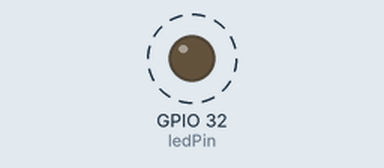
Simulated run of this sketch. Board: ESP32. Shown: output pins drawn as LEDs (lit = HIGH). Dashed ring = blinking. What the sketch prints to the serial monitor is not drawn.

Above: at 0.2 s.
Timing chart, 0 to 3.0 s (numbered marks = the images above):
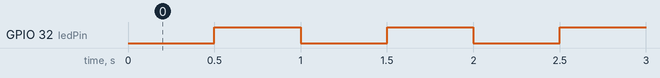

The sketch:

esp32ToPicoUART.ino
```cpp
const int rxPin = 22;    // UART0 rx-pin (connected to RP2040 tx-Pin)
const int txPin = 19;    // UART0 tx-pin (connected to RP2040 rx-Pin)
const int ledPin =  32;  //Blue on-board LED pin (yellow is pin 33)

void setup() {
  //Setup the serial channel to RP2040 (Serial1 is UART0)
  //(Baudrate, Serial_mode, rx-pin, tx-pin)
  Serial1.begin(9600, SERIAL_8N1, rxPin, txPin);
  //Setup serial channel for monitor on PC via USB
  Serial.begin(115200);
  pinMode(ledPin, OUTPUT);
  Serial.println("Serial connections started");
}

void loop() {
  //Send serial command to RP2040 while turning the LED on/off
  Serial1.print(0);
  digitalWrite(ledPin, LOW);
  delay(500);
  Serial1.print(1);
  digitalWrite(ledPin, HIGH);
  delay(500);
}
```

Measured:
- by itself, GPIO 32 (ledPin): alternates HIGH for 0.50 s and LOW for 0.50 s
